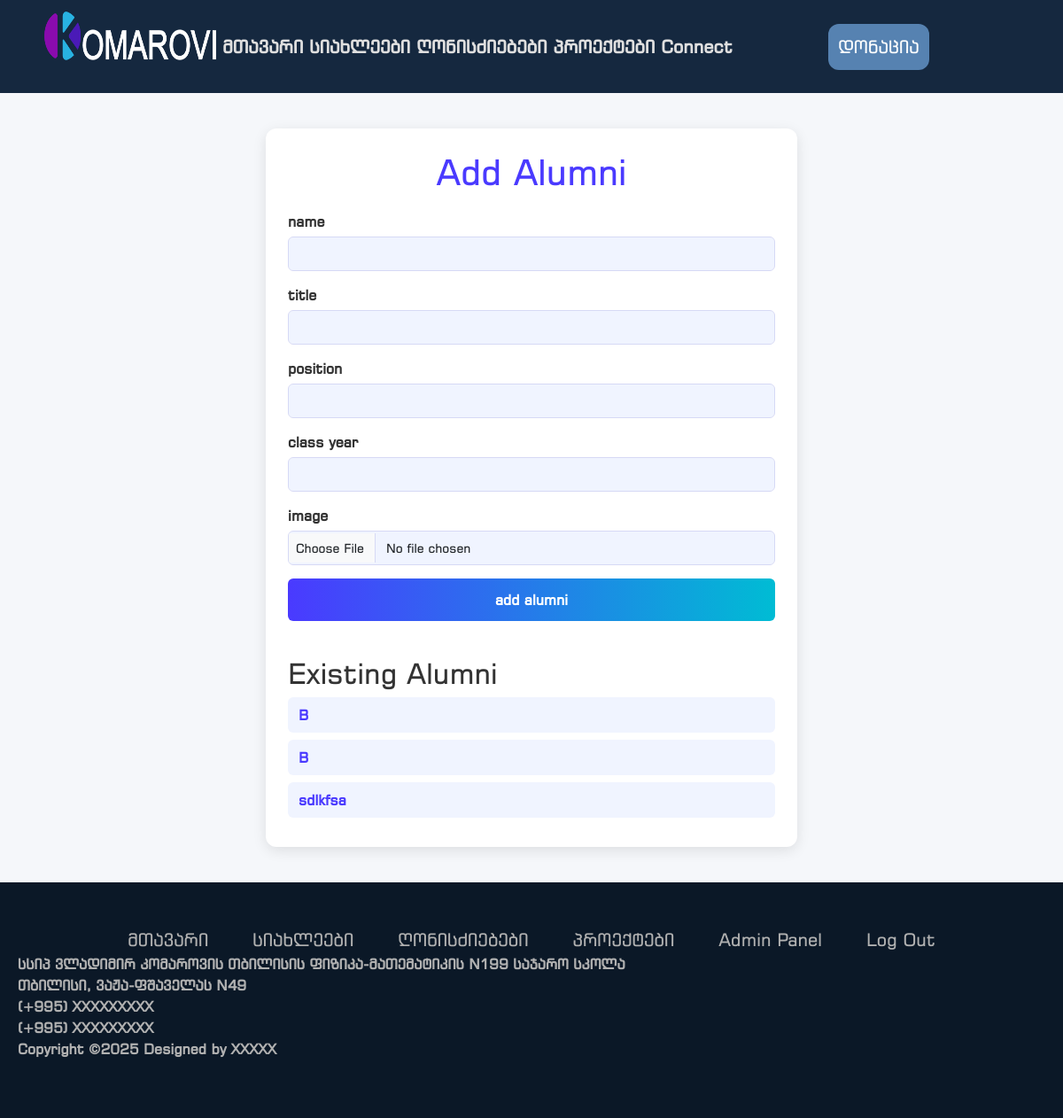
The app's page /adminpanel/alumni/ (signed in) with its own data.
### models.py (models this page shows)
class AlumniBoard(db.Model):
    id = db.Column(db.Integer, primary_key=True)
    name = db.Column(db.String(100))
    title = db.Column(db.String(200))
    class_year = db.Column(db.String(10))
    position = db.Column(db.String(100))
    photo_path = db.Column(db.String(200))

### routes.py (the view, shortened to what this page needs)
@app.route("/adminpanel/alumni/", methods=["GET", "POST"])
@login_required
def add_alumni():
    form = NewAlumni()
    alumni = AlumniBoard.query
    return render_template('add_alumni.html', form=form, alumni=alumni)

### forms.py
class NewAlumni(FlaskForm):
    name = StringField('name')
    photo_path = FileField('image')
    title = StringField('title')
    class_year = StringField('class year')
    position = StringField('position')
    submit = SubmitField('add alumni')

### models.py (called while the page is built)
@login_manager.user_loader
def load_user(user_id):
    return User.query.get(user_id)

### templates/add_alumni.html (shortened to what this page needs)
{% extends "base.html" %} {% block head %}
<link
  rel="stylesheet"
  href="{{ url_for('static', filename='css/add_events.css') }}"
/>
{% endblock %} {% block content %}
<div class="form-container">
  <h1>Add Alumni</h1>
  <form method="POST" action="" enctype="multipart/form-data">
    <div class="form-group">
      <label>{{ form.name.label }}</label>
      {{ form.name(class="form-control") }}
    </div>
    <div class="form-group">
      <label>{{ form.title.label }}</label>
      {{ form.title(class="form-control", rows="5") }}
    </div>
    <div class="form-group">
      <label>{{ form.position.label }}</label>
      {{ form.position(class="form-control") }}
    </div>
    <div class="form-group">
      <label>{{ form.class_year.label }}</label>
      {{ form.class_year(class="form-control") }}
    </div>
    <div class="form-group">
      <label>{{ form.photo_path.label }}</label>
      {{ form.photo_path(class="form-control") }}
    </div>
    {{ form.submit(class="btn-submit") }}
  </form>
  <div class="events-list">
    <h2>Existing Alumni</h2>
    {% for one in alumni %}
    <a href="{{ url_for('update_alumni', id=one.id) }}">{{ one.title }}</a>
    {% endfor %}
  </div>
</div>
{% endblock %}

### static/css/main.css (style rules this page uses)
html, body { margin: 0; height: 100%; padding: 0; display: flex; flex-direction: column; overflow-x: hidden; background-color: rgb(251, 251, 252); font-family: "AlkSanet", "BpgExsqMtavruli", "BpgIngiriArial", Arial, Helvetica, sans-serif; }

### static/css/footer.css (style rules this page uses)
a { text-decoration: none; }

### static/css/add_events.css (style rules this page uses)
body { background-color: #f5f7fa; color: #333; }
.form-container { max-width: 600px; margin: 40px auto; padding: 25px; background-color: #ffffff; border-radius: 12px; box-shadow: 0px 4px 15px rgba(0, 0, 0, 0.1); }
.form-container h1 { text-align: center; color: #4a3aff; margin-bottom: 20px; }
.form-group { margin-bottom: 15px; }
.form-group label { display: block; margin-bottom: 5px; font-weight: bold; }
.form-group input, .form-group textarea { width: 100%; padding: 8px; border-radius: 6px; border: 1px solid #d6d9f5; background-color: #f0f4ff; font-size: 14px; }
.btn-submit { width: 100%; padding: 12px 0; background: linear-gradient(90deg, #4a3aff, #00bcd4); color: white; border: none; font-weight: bold; border-radius: 6px; cursor: pointer; transition: 0.3s ease; }
.events-list { margin-top: 40px; }
.events-list a { display: block; padding: 8px 12px; margin-bottom: 8px; background-color: #f0f4ff; border-radius: 6px; color: #4a3aff; text-decoration: none; font-weight: bold; transition: 0.3s ease; }

### records on screen
AlumniBoard: title "B"
AlumniBoard: title "B"
AlumniBoard: title "sdlkfsa"
